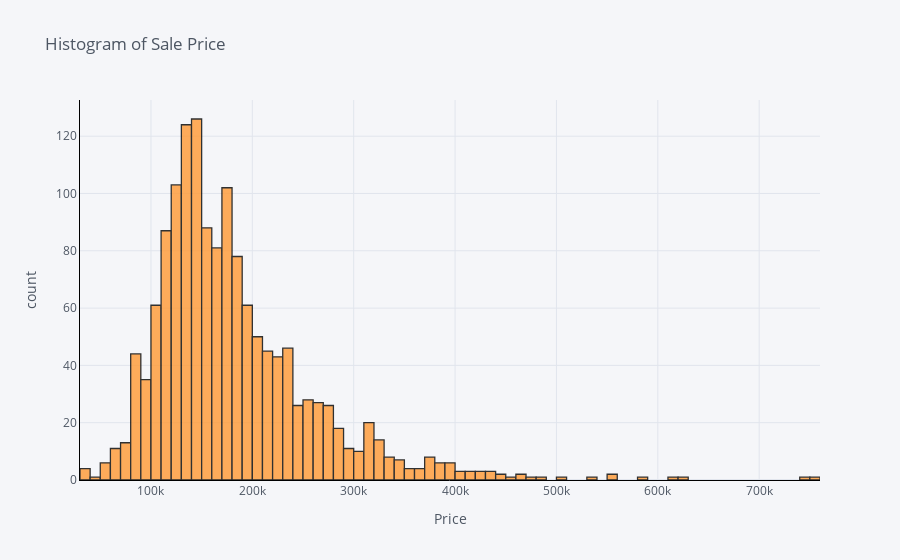

Here is the notebook cell this chart was saved with:
### Markdown cell above
### Histogram
<br>

Plot histgram of sale price and all the homes

### Code cell
df['SalePrice'].iplot(kind='hist'
                      , bins=100
                      , xTitle='Price'
                      , linecolor='black'
                      , yTitle='count'
                      , title='Histogram of Sale Price'
                     )

### Figure 1 — Plotly figure (JSON) as saved in the notebook; plotly's stock layout.template omitted (floating-point values rounded to 4 significant figures; data arrays with more than 128 entries replaced by an {"elided": "..."} marker saying what was removed)
{"data": [{"histfunc": "count", "histnorm": "", "marker": {"color": "rgba(255, 153, 51, 1.0)", "line": {"color": "#000000", "width": 1.3}}, "name": "SalePrice", "nbinsx": 100, "opacity": 0.8, "orientation": "v", "type": "histogram", "x": {"elided": "1460 int values"}}], "layout": {"barmode": "overlay", "legend": {"bgcolor": "#F5F6F9", "font": {"color": "#4D5663"}}, "paper_bgcolor": "#F5F6F9", "plot_bgcolor": "#F5F6F9", "title": {"font": {"color": "#4D5663"}, "text": "Histogram of Sale Price"}, "xaxis": {"gridcolor": "#E1E5ED", "linecolor": "black", "showgrid": true, "tickfont": {"color": "#4D5663"}, "title": {"font": {"color": "#4D5663"}, "text": "Price"}, "zerolinecolor": "#E1E5ED"}, "yaxis": {"gridcolor": "#E1E5ED", "linecolor": "black", "showgrid": true, "tickfont": {"color": "#4D5663"}, "title": {"font": {"color": "#4D5663"}, "text": "count"}, "zerolinecolor": "#E1E5ED"}}}
